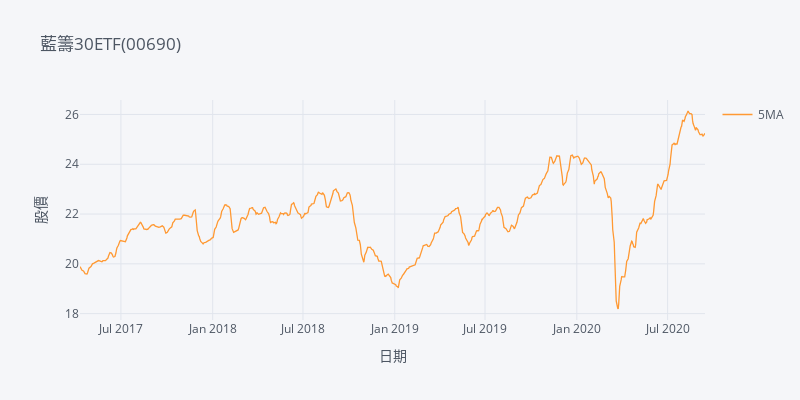

Notebook cell for this chart:
### Code cell
fig = MA_5.iplot(asFigure=True,title='藍籌30ETF(00690)',legend=True,xTitle='日期',yTitle='股價')
fig.update_layout(width=800, height=400)

### Figure 1 — Plotly figure (JSON) as saved in the notebook; plotly's stock layout.template omitted (floating-point values rounded to 4 significant figures; data arrays with more than 128 entries replaced by an {"elided": "..."} marker saying what was removed)
{"data": [{"line": {"color": "rgba(255, 153, 51, 1.0)", "dash": "solid", "shape": "linear", "width": 1.3}, "mode": "lines", "name": "5MA", "text": "", "type": "scatter", "x": {"elided": "845 str values"}, "y": {"elided": "845 float values"}}], "layout": {"height": 400, "legend": {"bgcolor": "#F5F6F9", "font": {"color": "#4D5663"}}, "paper_bgcolor": "#F5F6F9", "plot_bgcolor": "#F5F6F9", "showlegend": true, "title": {"font": {"color": "#4D5663"}, "text": "藍籌30ETF(00690)"}, "width": 800, "xaxis": {"gridcolor": "#E1E5ED", "showgrid": true, "tickfont": {"color": "#4D5663"}, "title": {"font": {"color": "#4D5663"}, "text": "日期"}, "zerolinecolor": "#E1E5ED"}, "yaxis": {"gridcolor": "#E1E5ED", "showgrid": true, "tickfont": {"color": "#4D5663"}, "title": {"font": {"color": "#4D5663"}, "text": "股價"}, "zerolinecolor": "#E1E5ED"}}}
